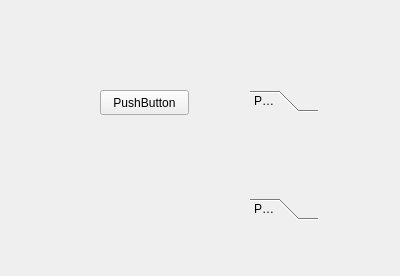
<?xml version="1.0" encoding="UTF-8"?>
<ui version="4.0">
 <class>Form</class>
 <widget class="QWidget" name="Form">
  <property name="geometry">
   <rect>
    <x>0</x>
    <y>0</y>
    <width>400</width>
    <height>276</height>
   </rect>
  </property>
  <property name="windowTitle">
   <string>Form</string>
  </property>
  <widget class="QPushButton" name="pushButton">
   <property name="geometry">
    <rect>
     <x>100</x>
     <y>90</y>
     <width>89</width>
     <height>25</height>
    </rect>
   </property>
   <property name="text">
    <string>PushButton</string>
   </property>
  </widget>
  <widget class="QToolBox" name="toolBox">
   <property name="geometry">
    <rect>
     <x>250</x>
     <y>90</y>
     <width>68</width>
     <height>130</height>
    </rect>
   </property>
   <property name="currentIndex">
    <number>0</number>
   </property>
   <widget class="QWidget" name="page">
    <property name="geometry">
     <rect>
      <x>0</x>
      <y>0</y>
      <width>68</width>
      <height>68</height>
     </rect>
    </property>
    <attribute name="label">
     <string>Page 1</string>
    </attribute>
   </widget>
   <widget class="QWidget" name="page_2">
    <property name="geometry">
     <rect>
      <x>0</x>
      <y>0</y>
      <width>100</width>
      <height>30</height>
     </rect>
    </property>
    <attribute name="label">
     <string>Page 2</string>
    </attribute>
   </widget>
  </widget>
 </widget>
 <resources/>
 <connections/>
</ui>
